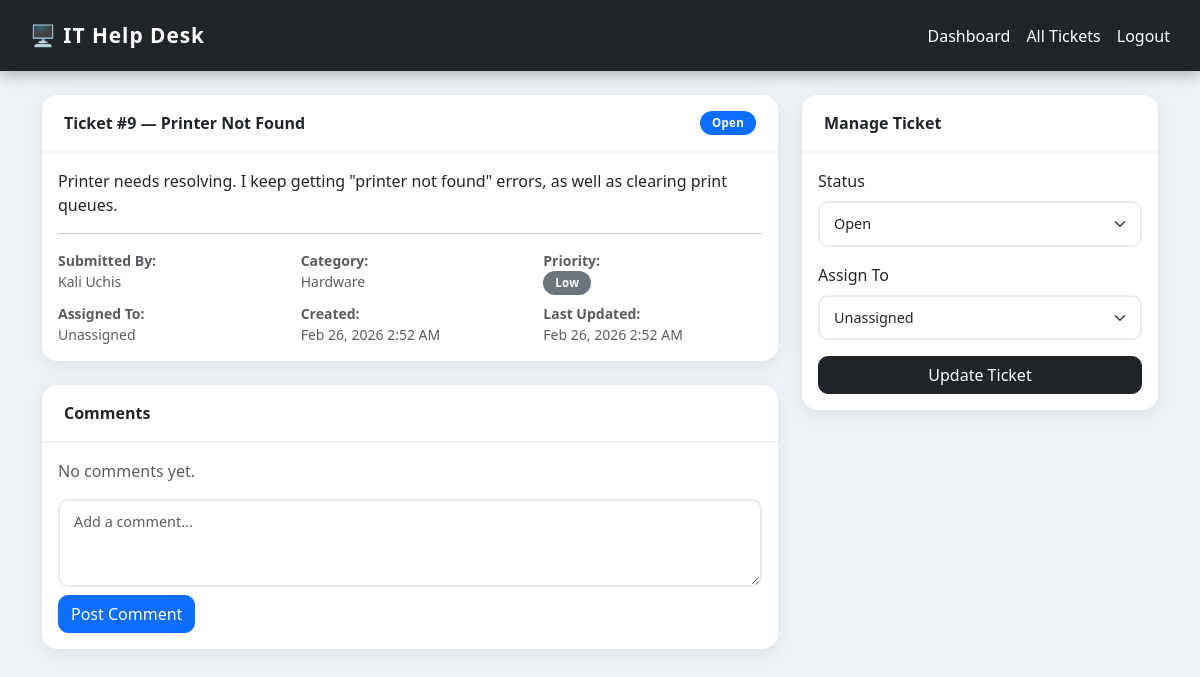
Page /tickets/view.php?id=9 (signed in) on the committed database.
### tables this page shows
CREATE TABLE `tickets` (
  `id` int NOT NULL AUTO_INCREMENT,
  `user_id` int NOT NULL,
  `assigned_to` int DEFAULT NULL,
  `title` varchar(200) NOT NULL,
  `description` text NOT NULL,
  `category` enum('Hardware','Software','Network','Account','Other') DEFAULT 'Other',
  `priority` enum('Low','Medium','High','Critical') DEFAULT 'Medium',
  `status` enum('Open','In Progress','Resolved','Closed') DEFAULT 'Open',
  `created_at` timestamp NULL DEFAULT CURRENT_TIMESTAMP,
  `updated_at` timestamp NULL DEFAULT CURRENT_TIMESTAMP ON UPDATE CURRENT_TIMESTAMP,
  PRIMARY KEY (`id`),
  KEY `user_id` (`user_id`),
  KEY `assigned_to` (`assigned_to`),
  CONSTRAINT `tickets_ibfk_1` FOREIGN KEY (`user_id`) REFERENCES `users` (`id`),
  CONSTRAINT `tickets_ibfk_2` FOREIGN KEY (`assigned_to`) REFERENCES `users` (`id`)
);

CREATE TABLE `users` (
  `id` int NOT NULL AUTO_INCREMENT,
  `name` varchar(100) NOT NULL,
  `email` varchar(150) NOT NULL,
  `password` varchar(255) NOT NULL,
  `role` enum('staff','admin') DEFAULT 'staff',
  `created_at` timestamp NULL DEFAULT CURRENT_TIMESTAMP,
  PRIMARY KEY (`id`),
  UNIQUE KEY `email` (`email`)
);

### includes/auth_check.php (called while the page is built, shortened)
<?php
function isAdmin() {
    return isset($_SESSION['role']) && $_SESSION['role'] === 'admin';
}
?>

### tickets/view.php (the view, shortened to what this page needs)
<?php
require_once '../config/db.php';
require_once '../includes/auth_check.php';
$id = isset($_GET['id']) ? (int)$_GET['id'] : 0;
$stmt = $pdo->prepare("
    SELECT t.*, u.name as submitted_by, a.name as assigned_to_name
    FROM tickets t
    JOIN users u ON t.user_id = u.id
    LEFT JOIN users a ON t.assigned_to = a.id
    WHERE t.id = ?
");
$stmt->execute([$id]);
$ticket = $stmt->fetch();
$stmt = $pdo->prepare("
    SELECT c.*, u.name, u.role
    FROM comments c
    JOIN users u ON c.user_id = u.id
    WHERE c.ticket_id = ?
    ORDER BY c.created_at ASC
");
$stmt->execute([$id]);
$comments = $stmt->fetchAll();
$priorityColor = ['Low' => 'secondary', 'Medium' => 'info', 'High' => 'warning', 'Critical' => 'danger'];
$statusColor   = ['Open' => 'primary', 'In Progress' => 'warning', 'Resolved' => 'success', 'Closed' => 'secondary'];
?>
<!DOCTYPE html>
<html lang="en">
<head>
    <link href="https://cdn.jsdelivr.net/npm/bootstrap@5.3.0/dist/css/bootstrap.min.css" rel="stylesheet">
    <link rel="stylesheet" href="../assets/css/style.css">
</head>
<body>
<nav class="navbar navbar-dark <?= isAdmin() ? 'bg-dark' : 'bg-primary' ?> px-4">
    <span class="navbar-brand">🖥️ IT Help Desk</span>
    <div class="d-flex gap-3">
        <?php if (isAdmin()): ?>
            <a href="/helpdesk/admin/dashboard.php" class="text-white text-decoration-none">Dashboard</a>
            <a href="/helpdesk/admin/tickets.php" class="text-white text-decoration-none">All Tickets</a>
        <?php else: ?>
            <a href="/helpdesk/staff/dashboard.php" class="text-white text-decoration-none">Dashboard</a>
            <a href="/helpdesk/tickets/create.php" class="text-white text-decoration-none">+ New Ticket</a>
        <?php endif; ?>
        <a href="/helpdesk/auth/logout.php" class="text-white text-decoration-none">Logout</a>
    </div>
</nav>
<div class="container mt-4">
    <div class="row">
        <div class="col-md-8">
            <div class="card shadow-sm mb-4">
                <div class="card-header d-flex justify-content-between align-items-center">
                    <strong>Ticket #<?= $ticket['id'] ?> — <?= htmlspecialchars($ticket['title']) ?></strong>
                    <span class="badge bg-<?= $statusColor[$ticket['status']] ?>"><?= $ticket['status'] ?></span>
                </div>
                <div class="card-body">
                    <p><?= nl2br(htmlspecialchars($ticket['description'])) ?></p>
                    <hr>
                    <div class="row text-muted small">
                        <div class="col-md-4">
                            <strong>Submitted By:</strong><br><?= htmlspecialchars($ticket['submitted_by']) ?>
                        </div>
                        <div class="col-md-4">
                            <strong>Category:</strong><br><?= $ticket['category'] ?>
                        </div>
                        <div class="col-md-4">
                            <strong>Priority:</strong><br>
                            <span class="badge bg-<?= $priorityColor[$ticket['priority']] ?>"><?= $ticket['priority'] ?></span>
                        </div>
                    </div>
                    <div class="row text-muted small mt-2">
                        <div class="col-md-4">
                            <strong>Assigned To:</strong><br>
                            <?= $ticket['assigned_to_name'] ?? 'Unassigned' ?>
                        </div>
                        <div class="col-md-4">
                            <strong>Created:</strong><br><?= date('M d, Y g:i A', strtotime($ticket['created_at'])) ?>
                        </div>
                        <div class="col-md-4">
                            <strong>Last Updated:</strong><br><?= date('M d, Y g:i A', strtotime($ticket['updated_at'])) ?>
                        </div>
                    </div>
                </div>
            </div>
            <div class="card shadow-sm mb-4">
                <div class="card-header"><strong>Comments</strong></div>
                <div class="card-body">
                    <?php if (empty($comments)): ?>
                        <p class="text-muted">No comments yet.</p>
                    <?php endif; ?>
                    <form method="POST" class="mt-3">
                        <div class="mb-2">
                            <textarea name="comment" class="form-control" rows="3"
                                      placeholder="Add a comment..." required></textarea>
                        </div>
                        <button type="submit" class="btn btn-primary">Post Comment</button>
                    </form>
                </div>
            </div>
        </div>
        <?php if (isAdmin()): ?>
        <div class="col-md-4">
            <div class="card shadow-sm">
                <div class="card-header"><strong>Manage Ticket</strong></div>
                <div class="card-body">
                    <form method="POST">
                        <div class="mb-3">
                            <label class="form-label">Status</label>
                            <select name="status" class="form-select">
                                <?php foreach (['Open', 'In Progress', 'Resolved', 'Closed'] as $s): ?>
                                    <option value="<?= $s ?>" <?= $ticket['status'] === $s ? 'selected' : '' ?>><?= $s ?></option>
                                <?php endforeach; ?>
                            </select>
                        </div>
                        <div class="mb-3">
                            <label class="form-label">Assign To</label>
                            <select name="assigned_to" class="form-select">
                                <option value="">Unassigned</option>
                            </select>
                        </div>
                        <div class="d-grid">
                            <button type="submit" class="btn btn-dark">Update Ticket</button>
                        </div>
                    </form>
                </div>
            </div>
        </div>
        <?php endif; ?>
    </div>
</div>
</body>
</html>

### assets/css/style.css (style rules this page uses)
* { margin: 0; padding: 0; box-sizing: border-box; }
body { font-family: 'Segoe UI', Tahoma, Geneva, Verdana, sans-serif; background-color: #eef2f7 !important; }
.navbar { box-shadow: 0 3px 15px rgba(0,0,0,0.3) !important; padding: 15px 30px !important; }
.navbar-brand { font-size: 1.3rem !important; font-weight: 700 !important; letter-spacing: 1px !important; }
.card { border-radius: 16px !important; border: none !important; box-shadow: 0 4px 20px rgba(0,0,0,0.08) !important; }
.card-header { background: #fff !important; border-bottom: 2px solid #eef2f7 !important; padding: 16px 22px !important; border-radius: 16px 16px 0 0 !important; font-size: 1rem !important; }
.badge { font-size: 0.72rem !important; padding: 6px 12px !important; border-radius: 20px !important; font-weight: 600 !important; letter-spacing: 0.3px !important; }
.btn { border-radius: 10px !important; font-weight: 500 !important; transition: all 0.2s ease !important; }
.form-control, .form-select { border-radius: 10px !important; border: 2px solid #e9ecef !important; padding: 10px 14px !important; font-size: 0.9rem !important; transition: all 0.3s ease !important; }

### rows in the picture
tickets: id "9", title "Printer Not Found", status "Open", description "Printer needs resolving. I keep getting \"printer not found\" errors, as well as clearing print queues.", user.name "Kali Uchis", category "Hardware", priority "Low", created_at "Feb 26, 2026 2:52 AM", updated_at "Feb 26, 2026 2:52 AM"

### other values in the picture
$ticket['assigned_to_name'] "Unassigned"
